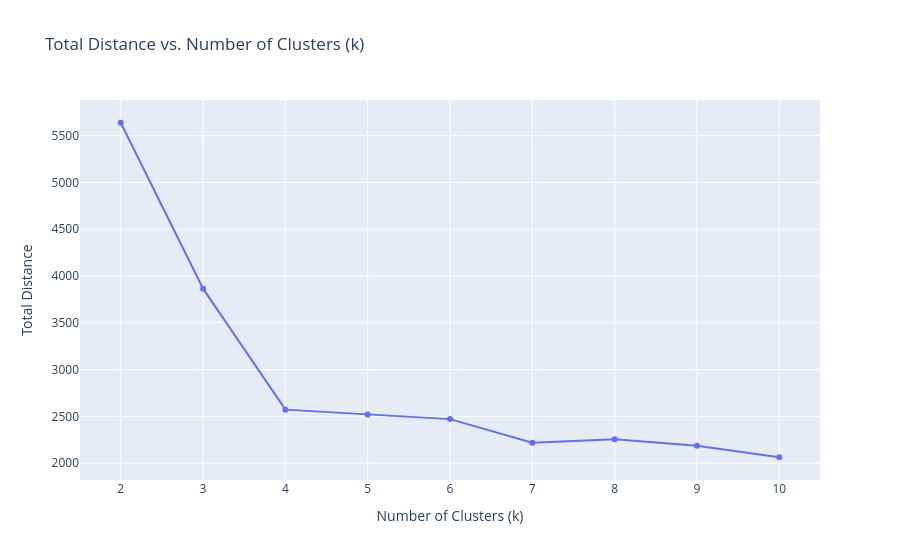

Notebook cell for this chart:
### Markdown cell above
## 7. Choosing the Number of Clusters

The implementation is evaluated from \(k=2\) through \(k=10\). The archived curve shows its strongest reduction in total distance up to approximately **\(k=4\)**, after which improvements become smaller overall.

Because each value of \(k\) is evaluated using a single random initialization, the objective is not guaranteed to decrease monotonically as \(k\) increases. In a production implementation, multiple initializations per \(k\) would provide a more stable comparison.

### Code cell
### INSERT CODE HERE

# Run kMeans_Clustering for k values from 2 to 10 and store total_distance for each k
k_values = list(range(2, 11))
total_distances = []

for k in k_values:
    print(f"Running kMeans Clustering for k = {k}...")
    labels, centers, total_distance = kMeans_Clustering(dataset, k=k, tolerance=0.01)
    total_distances.append(total_distance)

# Create a DataFrame for plotting
plot_df = pd.DataFrame({'Number of Clusters (k)': k_values, 'Total Distance': total_distances})

# Plot the total_distance as a function of k using a line plot
fig = px.line(plot_df, x='Number of Clusters (k)', y='Total Distance', markers=True,
              title="Total Distance vs. Number of Clusters (k)",
              labels={'Total Distance': 'Total Distance'})
fig.show()

### Figure 1 — Plotly figure (JSON) as saved in the notebook; plotly's stock layout.template omitted (floating-point values rounded to 4 significant figures)
{"data": [{"hovertemplate": "Number of Clusters (k)=%{x}<br>Total Distance=%{y}<extra></extra>", "legendgroup": "", "line": {"color": "#636efa", "dash": "solid"}, "marker": {"symbol": "circle"}, "mode": "lines+markers", "name": "", "orientation": "v", "showlegend": false, "type": "scatter", "x": [2, 3, 4, 5, 6, 7, 8, 9, 10], "xaxis": "x", "y": [5638.0, 3865.0, 2573.0, 2521.0, 2471.0, 2219.0, 2256.0, 2188.0, 2064.0], "yaxis": "y"}], "layout": {"legend": {"tracegroupgap": 0}, "title": {"text": "Total Distance vs. Number of Clusters (k)"}, "xaxis": {"anchor": "y", "domain": [0, 1], "title": {"text": "Number of Clusters (k)"}}, "yaxis": {"anchor": "x", "domain": [0, 1], "title": {"text": "Total Distance"}}}}
